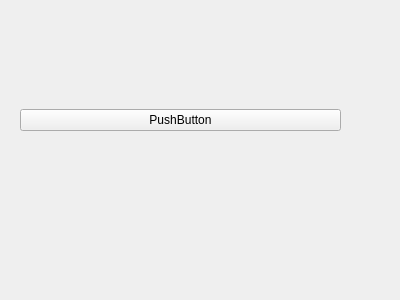
<?xml version="1.0" encoding="UTF-8"?>
<ui version="4.0">
 <class>Form</class>
 <widget class="QWidget" name="Form">
  <property name="geometry">
   <rect>
    <x>0</x>
    <y>0</y>
    <width>400</width>
    <height>300</height>
   </rect>
  </property>
  <property name="windowTitle">
   <string>Form</string>
  </property>
  <widget class="QWidget" name="horizontalLayoutWidget">
   <property name="geometry">
    <rect>
     <x>20</x>
     <y>30</y>
     <width>321</width>
     <height>181</height>
    </rect>
   </property>
   <layout class="QHBoxLayout" name="horizontalLayout">
    <item>
     <widget class="QPushButton" name="pushButton">
      <property name="text">
       <string>PushButton</string>
      </property>
     </widget>
    </item>
   </layout>
  </widget>
 </widget>
 <resources/>
 <connections/>
</ui>
